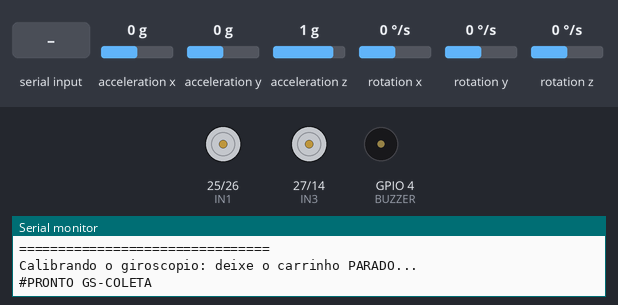
Simulated run of this sketch. Board: ESP32. On the bench: motor-driver pin pairs drawn as motors (green arrow = first pin HIGH = forward, orange = second pin HIGH = backward, longer = more drive), buzzer (waves = sounding, pin HIGH), the last lines printed to the serial monitor. Wiring (inferred from the names in the program): MPU-6050 motion sensor at I2C address 0x68. Inputs (shaded band) come from the test bench; at power-on: acceleration x 0 g, acceleration y 0 g, acceleration z 1 g, rotation x 0 °/s, rotation y 0 °/s, rotation z 0 °/s.

Above: at 2.6 s.
2.7 s: "R,90,45\n" received over Serial
At 2.77 s:
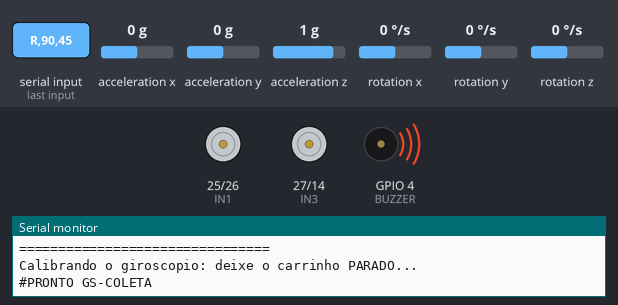
At 4.15 s:
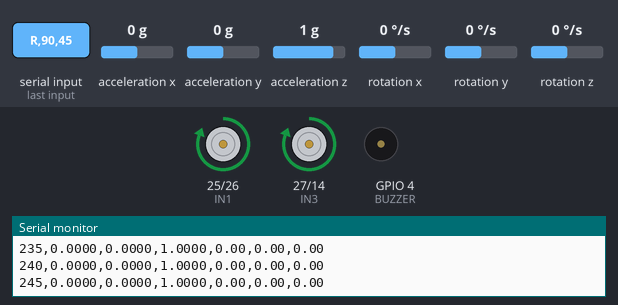
5.7 s: "P\n" received over Serial
7.2 s: "R,\n" received over Serial
Timing chart, 0 to 10.2 s (numbered marks = the images above; inputs shaded):
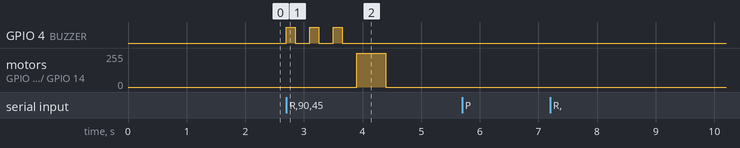

The sketch:

gs_coleta_piso.ino
```cpp
// =====================================================
// GS CITIZENTECH - COLETA DE DADOS DO PISO (MPU-6050)
//
// O carrinho anda reto por alguns segundos e manda pela serial
// (cabo USB) as leituras do MPU-6050 (acelerômetro e giroscópio),
// 200 vezes por segundo. O script dados/gs-piso/capturar_piso.py
// guarda tudo em arquivos CSV no formato do Edge Impulse.
//
// Quem comanda é o script do PC. Comandos (uma linha cada):
//   P                        -> responde "OK GS-COLETA"
//   R,<duracao_ms>,<andar>   -> apita 3 vezes e começa a coletar
//                               andar = 2: anda para a frente gravando e
//                                          depois VOLTA de ré até o começo
//                                          (a volta não é gravada)
//                               andar = 1: só anda para a frente
//                               andar = 0: fica parado
//   S                        -> para tudo na hora
//
// Segurança: no máximo 10 s por coleta; qualquer "S" para os motores.
//
// Ligação:
//   MPU-6050: VCC -> 3V3, GND -> GND, SDA -> GPIO 21, SCL -> GPIO 22
//   Buzzer:   (+) -> GPIO 4, (-) -> GND
//   Ponte H:  IN1 -> GPIO 25, IN2 -> GPIO 26, IN3 -> GPIO 27, IN4 -> GPIO 14
//
// Placa na IDE: DOIT ESP32 DEVKIT V1 (pacote ESP32).
// Monitor Serial (se for olhar): 460800.
// =====================================================

#include <Wire.h>


// =====================================================
// PINOS
// =====================================================

const int PINO_SDA = 21;
const int PINO_SCL = 22;

const int IN1 = 25;
const int IN2 = 26;
const int IN3 = 27;
const int IN4 = 14;

const int BUZZER = 4;


// =====================================================
// MPU-6050
// =====================================================

const uint8_t ENDERECO_MPU = 0x68;

const uint8_t REG_SMPLRT_DIV = 0x19;
const uint8_t REG_CONFIG = 0x1A;
const uint8_t REG_GYRO_CONFIG = 0x1B;
const uint8_t REG_ACCEL_CONFIG = 0x1C;
const uint8_t REG_ACCEL_XOUT_H = 0x3B;
const uint8_t REG_PWR_MGMT_1 = 0x6B;

// Faixas usadas: ±8 g (batidas passam de 2 g) e ±500 graus/s
const float ACEL_POR_G = 4096.0;
const float GIRO_POR_GRAU_S = 65.5;

// 200 leituras por segundo
const unsigned long PERIODO_US = 5000;

const unsigned long DURACAO_MAXIMA_MS = 10000;


// =====================================================
// ESTADO
// =====================================================

bool mpuPronto = false;

// Erro do giroscópio parado (calculado na calibração)
float giroOffsetX = 0;
float giroOffsetY = 0;
float giroOffsetZ = 0;

String linhaRecebida = "";

unsigned long ultimaTentativa = 0;


// =====================================================
// SETUP
// =====================================================

void setup() {

  // Motores desligados
  pinMode(IN1, OUTPUT);
  pinMode(IN2, OUTPUT);
  pinMode(IN3, OUTPUT);
  pinMode(IN4, OUTPUT);

  parar();

  pinMode(BUZZER, OUTPUT);

  digitalWrite(BUZZER, LOW);

  Serial.begin(460800);

  Wire.begin(PINO_SDA, PINO_SCL);

  // 400 kHz: leitura rápida o bastante para 200 vezes por segundo
  Wire.setClock(400000);

  Serial.println();
  Serial.println("================================");
  Serial.println("  GS - COLETA DE DADOS DO PISO");
  Serial.println("================================");

  mpuPronto = iniciarMpu();

  if (mpuPronto) {

    Serial.println("#PRONTO GS-COLETA");
  }
}


// =====================================================
// LOOP
// =====================================================

void loop() {

  // Se o módulo não foi achado, tenta de novo a cada 3 segundos
  if (!mpuPronto) {

    if (millis() - ultimaTentativa >= 3000) {

      ultimaTentativa = millis();

      mpuPronto = iniciarMpu();

      if (mpuPronto) {

        Serial.println("#PRONTO GS-COLETA");
      }
    }

    return;
  }

  lerComando();
}


// =====================================================
// COMANDOS DO PC
// =====================================================

void lerComando() {

  while (Serial.available()) {

    char c = Serial.read();

    if (c == '\r') {

      continue;
    }

    if (c != '\n') {

      linhaRecebida += c;

      // Linha muito grande: descarta
      if (linhaRecebida.length() > 40) {

        linhaRecebida = "";
      }

      continue;
    }

    String linha = linhaRecebida;

    linhaRecebida = "";

    executarComando(linha);
  }
}


void executarComando(String linha) {

  linha.trim();

  if (linha == "P") {

    Serial.println("OK GS-COLETA");

    return;
  }

  if (linha == "S") {

    parar();

    return;
  }

  if (linha.startsWith("R,")) {

    int duracao = 0;
    int andar = 0;

    if (sscanf(linha.c_str(), "R,%d,%d", &duracao, &andar) == 2) {

      coletar((unsigned long)max(duracao, 0), andar);

    } else {

      Serial.println("ERRO comando R invalido");
    }
  }
}


// =====================================================
// COLETA
// =====================================================

// andar: 0 = parado, 1 = só frente, 2 = frente e volta de ré
void coletar(unsigned long duracaoMs, int andar) {

  if (duracaoMs > DURACAO_MAXIMA_MS) {

    duracaoMs = DURACAO_MAXIMA_MS;
  }

  if (duracaoMs < 500) {

    duracaoMs = 500;
  }

  // Aviso: 3 apitos para dar tempo de soltar o carrinho no chão
  for (int i = 0; i < 3; i++) {

    digitalWrite(BUZZER, HIGH);

    delay(150);

    digitalWrite(BUZZER, LOW);

    delay(250);
  }

  // Descarta o que chegou durante os apitos
  while (Serial.available()) {

    Serial.read();
  }

  Serial.println("#INICIO");

  if (andar >= 1) {

    frente();
  }

  unsigned long inicioMs = millis();

  bool interrompido = false;

  unsigned long totalAmostras = duracaoMs * 1000UL / PERIODO_US;

  unsigned long amostras = 0;

  unsigned long falhas = 0;

  // Se uma leitura falhar, repete a anterior para não abrir
  // um buraco no tempo
  float acel[3] = { 0, 0, 1 };
  float giro[3] = { 0, 0, 0 };

  unsigned long proxima = micros();

  while (amostras < totalAmostras) {

    // "S" no meio da coleta: para tudo
    if (Serial.available()) {

      char c = Serial.read();

      if (c == 'S' || c == 's') {

        interrompido = true;

        break;
      }
    }

    // Ainda não é a hora da próxima leitura
    if ((long)(micros() - proxima) < 0) {

      continue;
    }

    proxima += PERIODO_US;

    if (!lerMpu(acel, giro)) {

      falhas++;
    }

    // Tempo em ms desde o começo (as leituras são a cada 5 ms)
    Serial.printf(
      "%lu,%.4f,%.4f,%.4f,%.2f,%.2f,%.2f\n",
      amostras * (PERIODO_US / 1000),
      acel[0], acel[1], acel[2],
      giro[0], giro[1], giro[2]
    );

    amostras++;
  }

  unsigned long tempoAndadoMs = millis() - inicioMs;

  parar();

  Serial.printf("#FIM amostras=%lu falhas=%lu\n", amostras, falhas);

  // Volta de ré o mesmo tempo que andou, para o carrinho chegar
  // perto do começo sem ninguém precisar pegar ele
  if (andar == 2 && !interrompido) {

    voltarAoInicio(tempoAndadoMs);

    Serial.println("#VOLTOU");
  }
}


// Dá ré pelo mesmo tempo da ida (esta volta não é gravada)
void voltarAoInicio(unsigned long duracaoMs) {

  // Pausa antes de inverter os motores, para não forçar a ponte H
  delay(400);

  re();

  unsigned long inicio = millis();

  while (millis() - inicio < duracaoMs) {

    if (Serial.available()) {

      char c = Serial.read();

      if (c == 'S' || c == 's') {

        break;
      }
    }
  }

  parar();
}


// =====================================================
// MPU-6050
// =====================================================

bool iniciarMpu() {

  Wire.beginTransmission(ENDERECO_MPU);

  if (Wire.endTransmission() != 0) {

    Serial.println("ERRO: MPU-6050 nao encontrado (confira VCC, GND, SDA e SCL).");

    return false;
  }

  // Acorda o módulo (ele começa dormindo)
  escreverRegistrador(REG_PWR_MGMT_1, 0x00);

  delay(100);

  // 1000 Hz / (1 + 4) = 200 leituras por segundo
  escreverRegistrador(REG_SMPLRT_DIV, 0x04);

  // Filtro interno de ruído: deixa passar até uns 94 Hz
  escreverRegistrador(REG_CONFIG, 0x02);

  // ±500 graus/s e ±8 g
  escreverRegistrador(REG_GYRO_CONFIG, 0x08);
  escreverRegistrador(REG_ACCEL_CONFIG, 0x10);

  delay(50);

  calibrarGiroscopio();

  return true;
}


// Com o módulo parado o giroscópio devia ler zero, mas lê um
// pequeno erro. Medimos esse erro aqui e descontamos depois.
void calibrarGiroscopio() {

  Serial.println("Calibrando o giroscopio: deixe o carrinho PARADO...");

  const int AMOSTRAS = 200;

  float somaX = 0;
  float somaY = 0;
  float somaZ = 0;

  int lidas = 0;

  for (int i = 0; i < AMOSTRAS; i++) {

    uint8_t dados[14];

    if (lerBytes(REG_ACCEL_XOUT_H, dados, 14)) {

      somaX += (int16_t)((dados[8] << 8) | dados[9]);
      somaY += (int16_t)((dados[10] << 8) | dados[11]);
      somaZ += (int16_t)((dados[12] << 8) | dados[13]);

      lidas++;
    }

    delay(5);
  }

  if (lidas == 0) {

    return;
  }

  giroOffsetX = somaX / lidas / GIRO_POR_GRAU_S;
  giroOffsetY = somaY / lidas / GIRO_POR_GRAU_S;
  giroOffsetZ = somaZ / lidas / GIRO_POR_GRAU_S;
}


// Lê aceleração (em g) e giro (em graus/s). Devolve false se falhar.
bool lerMpu(float* acel, float* giro) {

  uint8_t dados[14];

  if (!lerBytes(REG_ACCEL_XOUT_H, dados, 14)) {

    return false;
  }

  acel[0] = (int16_t)((dados[0] << 8) | dados[1]) / ACEL_POR_G;
  acel[1] = (int16_t)((dados[2] << 8) | dados[3]) / ACEL_POR_G;
  acel[2] = (int16_t)((dados[4] << 8) | dados[5]) / ACEL_POR_G;

  giro[0] = (int16_t)((dados[8] << 8) | dados[9]) / GIRO_POR_GRAU_S - giroOffsetX;
  giro[1] = (int16_t)((dados[10] << 8) | dados[11]) / GIRO_POR_GRAU_S - giroOffsetY;
  giro[2] = (int16_t)((dados[12] << 8) | dados[13]) / GIRO_POR_GRAU_S - giroOffsetZ;

  return true;
}


bool escreverRegistrador(uint8_t registrador, uint8_t valor) {

  Wire.beginTransmission(ENDERECO_MPU);

  Wire.write(registrador);
  Wire.write(valor);

  return Wire.endTransmission() == 0;
}


bool lerBytes(uint8_t registrador, uint8_t* destino, size_t quantidade) {

  Wire.beginTransmission(ENDERECO_MPU);

  Wire.write(registrador);

  if (Wire.endTransmission(false) != 0) {

    return false;
  }

  size_t recebidos = Wire.requestFrom((int)ENDERECO_MPU, (int)quantidade, (int)true);

  if (recebidos != quantidade) {

    return false;
  }

  for (size_t i = 0; i < quantidade; i++) {

    destino[i] = Wire.read();
  }

  return true;
}


// =====================================================
// MOTORES
// =====================================================

void frente() {

  digitalWrite(IN1, HIGH);
  digitalWrite(IN2, LOW);

  digitalWrite(IN3, HIGH);
  digitalWrite(IN4, LOW);
}


void re() {

  digitalWrite(IN1, LOW);
  digitalWrite(IN2, HIGH);

  digitalWrite(IN3, LOW);
  digitalWrite(IN4, HIGH);
}


void parar() {

  digitalWrite(IN1, LOW);
  digitalWrite(IN2, LOW);

  digitalWrite(IN3, LOW);
  digitalWrite(IN4, LOW);
}
```

Measured:
- after the input at 2.7 s, GPIO 4 (BUZZER): alternates HIGH for 0.15 s and LOW for 0.25 s, 6 changes in all, then stays LOW, starting at once; motor on GPIO 25 (IN1) / GPIO 26 (IN2), motor on GPIO 27 (IN3) / GPIO 14 (IN4): stopped → forward 255/255 after 1.2 s, → stopped 0.50 s later
